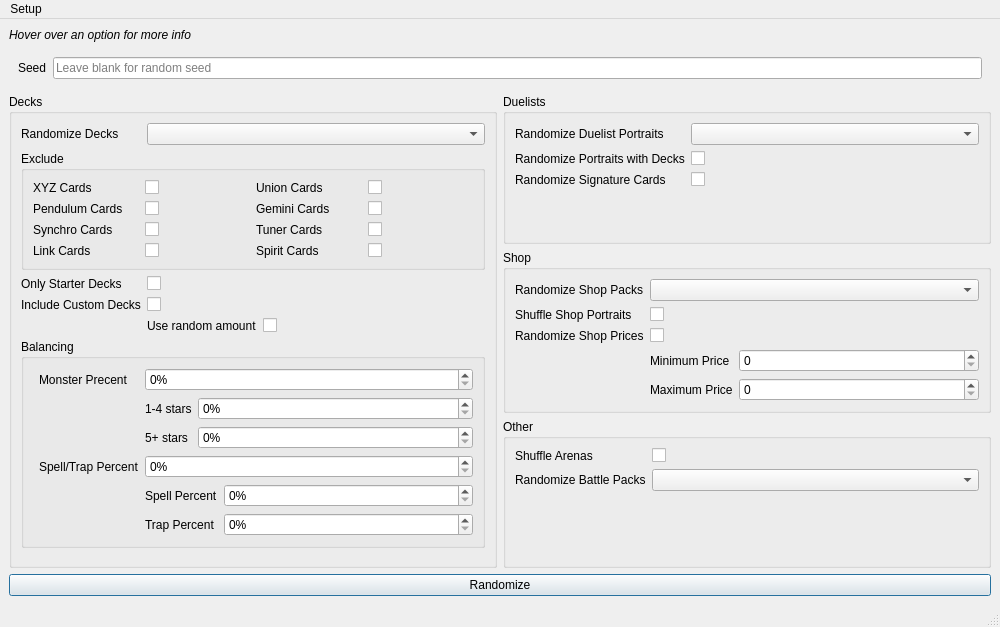
<?xml version="1.0" encoding="UTF-8"?>
<ui version="4.0">
 <class>MainWindow</class>
 <widget class="QMainWindow" name="MainWindow">
  <property name="geometry">
   <rect>
    <x>0</x>
    <y>0</y>
    <width>1000</width>
    <height>627</height>
   </rect>
  </property>
  <property name="windowTitle">
   <string>MainWindow</string>
  </property>
  <widget class="QWidget" name="centralwidget">
   <property name="sizePolicy">
    <sizepolicy hsizetype="Expanding" vsizetype="Expanding">
     <horstretch>0</horstretch>
     <verstretch>0</verstretch>
    </sizepolicy>
   </property>
   <layout class="QGridLayout" name="gridLayout_3">
    <item row="2" column="0">
     <layout class="QGridLayout" name="gridLayout" rowstretch="0,0,1,1,1,0" columnstretch="1,1">
      <item row="2" column="1">
       <widget class="QGroupBox" name="grp_opt_duelists">
        <property name="title">
         <string>Duelists</string>
        </property>
        <layout class="QGridLayout" name="gridLayout_2">
         <item row="0" column="0">
          <layout class="QFormLayout" name="formLayout_6">
           <item row="0" column="0">
            <widget class="QLabel" name="lbl_random_duelist_portraits">
             <property name="text">
              <string>Randomize Duelist Portraits</string>
             </property>
            </widget>
           </item>
           <item row="1" column="0">
            <widget class="QLabel" name="lbl_link_duelists_decks">
             <property name="text">
              <string>Randomize Portraits with Decks</string>
             </property>
            </widget>
           </item>
           <item row="1" column="1">
            <widget class="QCheckBox" name="chb_link_duelists_decks">
             <property name="text">
              <string/>
             </property>
            </widget>
           </item>
           <item row="2" column="0">
            <widget class="QLabel" name="lbl_random_sig_cards">
             <property name="text">
              <string>Randomize Signature Cards</string>
             </property>
            </widget>
           </item>
           <item row="2" column="1">
            <widget class="QCheckBox" name="chb_random_sig_cards">
             <property name="text">
              <string/>
             </property>
            </widget>
           </item>
           <item row="0" column="1">
            <widget class="QComboBox" name="cmb_random_duelist_portraits"/>
           </item>
          </layout>
         </item>
        </layout>
       </widget>
      </item>
      <item row="2" column="0" rowspan="3">
       <widget class="QGroupBox" name="grp_opt_decks">
        <property name="title">
         <string>Decks</string>
        </property>
        <layout class="QGridLayout" name="gridLayout_6">
         <item row="0" column="0">
          <layout class="QFormLayout" name="formLayout">
           <item row="0" column="0">
            <widget class="QLabel" name="lbl_decks">
             <property name="text">
              <string>Randomize Decks</string>
             </property>
            </widget>
           </item>
           <item row="0" column="1">
            <widget class="QComboBox" name="cmb_decks"/>
           </item>
           <item row="1" column="0" colspan="2">
            <widget class="QGroupBox" name="grp_opt_no">
             <property name="title">
              <string>Exclude </string>
             </property>
             <layout class="QGridLayout" name="gridLayout_9">
              <item row="0" column="0">
               <layout class="QGridLayout" name="gridLayout_7">
                <item row="3" column="0">
                 <widget class="QLabel" name="lbl_no_link">
                  <property name="text">
                   <string>Link Cards</string>
                  </property>
                 </widget>
                </item>
                <item row="1" column="3">
                 <widget class="QCheckBox" name="chb_no_gemini">
                  <property name="text">
                   <string/>
                  </property>
                 </widget>
                </item>
                <item row="1" column="2">
                 <widget class="QLabel" name="label_3">
                  <property name="text">
                   <string>Gemini Cards</string>
                  </property>
                 </widget>
                </item>
                <item row="2" column="2">
                 <widget class="QLabel" name="label_4">
                  <property name="text">
                   <string>Tuner Cards</string>
                  </property>
                 </widget>
                </item>
                <item row="0" column="0">
                 <widget class="QLabel" name="lbl_no_xyz">
                  <property name="text">
                   <string>XYZ Cards</string>
                  </property>
                 </widget>
                </item>
                <item row="1" column="1">
                 <widget class="QCheckBox" name="chb_no_pendulum">
                  <property name="text">
                   <string/>
                  </property>
                 </widget>
                </item>
                <item row="0" column="2">
                 <widget class="QLabel" name="label_2">
                  <property name="text">
                   <string>Union Cards</string>
                  </property>
                 </widget>
                </item>
                <item row="3" column="2">
                 <widget class="QLabel" name="label_5">
                  <property name="text">
                   <string>Spirit Cards</string>
                  </property>
                 </widget>
                </item>
                <item row="0" column="1">
                 <widget class="QCheckBox" name="chb_no_xyz">
                  <property name="text">
                   <string/>
                  </property>
                 </widget>
                </item>
                <item row="1" column="0">
                 <widget class="QLabel" name="lbl_no_pendulum">
                  <property name="text">
                   <string>Pendulum Cards</string>
                  </property>
                 </widget>
                </item>
                <item row="2" column="3">
                 <widget class="QCheckBox" name="chb_no_tuner">
                  <property name="text">
                   <string/>
                  </property>
                 </widget>
                </item>
                <item row="3" column="1">
                 <widget class="QCheckBox" name="chb_no_link">
                  <property name="text">
                   <string/>
                  </property>
                 </widget>
                </item>
                <item row="3" column="3">
                 <widget class="QCheckBox" name="chb_no_spirit">
                  <property name="text">
                   <string/>
                  </property>
                 </widget>
                </item>
                <item row="2" column="0">
                 <widget class="QLabel" name="lbl_no_synchro">
                  <property name="text">
                   <string>Synchro Cards</string>
                  </property>
                 </widget>
                </item>
                <item row="2" column="1">
                 <widget class="QCheckBox" name="chb_no_synchro">
                  <property name="text">
                   <string/>
                  </property>
                 </widget>
                </item>
                <item row="0" column="3">
                 <widget class="QCheckBox" name="chb_no_union">
                  <property name="text">
                   <string/>
                  </property>
                 </widget>
                </item>
               </layout>
              </item>
             </layout>
            </widget>
           </item>
           <item row="2" column="0">
            <widget class="QLabel" name="lbl_only_starter_decks">
             <property name="text">
              <string>Only Starter Decks</string>
             </property>
            </widget>
           </item>
           <item row="2" column="1">
            <widget class="QCheckBox" name="chb_only_starter_decks">
             <property name="text">
              <string/>
             </property>
            </widget>
           </item>
           <item row="3" column="0">
            <widget class="QLabel" name="lbl_include_custom">
             <property name="toolTip">
              <string>Load Custom decks from the 'custom_decks' folder. Decks have to be in the .ydc format.</string>
             </property>
             <property name="text">
              <string>Include Custom Decks</string>
             </property>
            </widget>
           </item>
           <item row="3" column="1">
            <widget class="QCheckBox" name="chb_include_custom">
             <property name="text">
              <string/>
             </property>
            </widget>
           </item>
           <item row="4" column="0">
            <widget class="QLabel" name="label_26">
             <property name="text">
              <string/>
             </property>
            </widget>
           </item>
           <item row="4" column="1">
            <layout class="QFormLayout" name="formLayout_11">
             <item row="0" column="0">
              <widget class="QLabel" name="lbl_custom_random">
               <property name="text">
                <string>Use random amount</string>
               </property>
              </widget>
             </item>
             <item row="0" column="1">
              <widget class="QCheckBox" name="chb_custom_random">
               <property name="text">
                <string/>
               </property>
              </widget>
             </item>
            </layout>
           </item>
           <item row="5" column="0" colspan="2">
            <widget class="QGroupBox" name="grp_balance_opts">
             <property name="title">
              <string>Balancing</string>
             </property>
             <layout class="QFormLayout" name="formLayout_2">
              <item row="0" column="1">
               <layout class="QFormLayout" name="formLayout_7">
                <item row="0" column="0">
                 <widget class="QLabel" name="lbl_mon_percent">
                  <property name="text">
                   <string>Monster Precent</string>
                  </property>
                 </widget>
                </item>
                <item row="0" column="1">
                 <widget class="QSpinBox" name="spb_mon_percent">
                  <property name="keyboardTracking">
                   <bool>false</bool>
                  </property>
                  <property name="suffix">
                   <string>%</string>
                  </property>
                  <property name="minimum">
                   <number>0</number>
                  </property>
                  <property name="maximum">
                   <number>100</number>
                  </property>
                  <property name="singleStep">
                   <number>1</number>
                  </property>
                  <property name="value">
                   <number>0</number>
                  </property>
                 </widget>
                </item>
                <item row="1" column="1">
                 <layout class="QFormLayout" name="formLayout_8">
                  <item row="0" column="0">
                   <widget class="QLabel" name="lbl_low_level_percent">
                    <property name="text">
                     <string>1-4 stars</string>
                    </property>
                   </widget>
                  </item>
                  <item row="1" column="0">
                   <widget class="QLabel" name="lbl_high_level_percent">
                    <property name="text">
                     <string>5+ stars</string>
                    </property>
                   </widget>
                  </item>
                  <item row="0" column="1">
                   <widget class="QSpinBox" name="spb_low_level_percent">
                    <property name="keyboardTracking">
                     <bool>false</bool>
                    </property>
                    <property name="suffix">
                     <string>%</string>
                    </property>
                    <property name="maximum">
                     <number>100</number>
                    </property>
                   </widget>
                  </item>
                  <item row="1" column="1">
                   <widget class="QSpinBox" name="spb_high_level_percent">
                    <property name="keyboardTracking">
                     <bool>false</bool>
                    </property>
                    <property name="suffix">
                     <string>%</string>
                    </property>
                    <property name="maximum">
                     <number>100</number>
                    </property>
                    <property name="singleStep">
                     <number>1</number>
                    </property>
                   </widget>
                  </item>
                 </layout>
                </item>
                <item row="2" column="0">
                 <widget class="QLabel" name="lbl_spell_trap_percent">
                  <property name="text">
                   <string>Spell/Trap Percent</string>
                  </property>
                 </widget>
                </item>
                <item row="2" column="1">
                 <widget class="QSpinBox" name="spb_spell_trap_percent">
                  <property name="keyboardTracking">
                   <bool>false</bool>
                  </property>
                  <property name="suffix">
                   <string>%</string>
                  </property>
                 </widget>
                </item>
                <item row="1" column="0">
                 <widget class="QLabel" name="label_21">
                  <property name="text">
                   <string/>
                  </property>
                 </widget>
                </item>
                <item row="3" column="0">
                 <widget class="QLabel" name="label_22">
                  <property name="text">
                   <string/>
                  </property>
                 </widget>
                </item>
                <item row="3" column="1">
                 <layout class="QFormLayout" name="formLayout_9">
                  <item row="0" column="0">
                   <widget class="QLabel" name="lbl_spell_percent">
                    <property name="text">
                     <string>Spell Percent</string>
                    </property>
                   </widget>
                  </item>
                  <item row="1" column="0">
                   <widget class="QLabel" name="lbl_trap_percent">
                    <property name="text">
                     <string>Trap Percent</string>
                    </property>
                   </widget>
                  </item>
                  <item row="0" column="1">
                   <widget class="QSpinBox" name="spb_spell_percent">
                    <property name="keyboardTracking">
                     <bool>false</bool>
                    </property>
                    <property name="suffix">
                     <string>%</string>
                    </property>
                    <property name="maximum">
                     <number>100</number>
                    </property>
                   </widget>
                  </item>
                  <item row="1" column="1">
                   <widget class="QSpinBox" name="spb_trap_percent">
                    <property name="keyboardTracking">
                     <bool>false</bool>
                    </property>
                    <property name="suffix">
                     <string>%</string>
                    </property>
                    <property name="maximum">
                     <number>100</number>
                    </property>
                   </widget>
                  </item>
                 </layout>
                </item>
               </layout>
              </item>
             </layout>
            </widget>
           </item>
          </layout>
         </item>
        </layout>
       </widget>
      </item>
      <item row="3" column="1">
       <widget class="QGroupBox" name="grp_opt_shop">
        <property name="title">
         <string>Shop</string>
        </property>
        <layout class="QGridLayout" name="gridLayout_5">
         <item row="0" column="0">
          <layout class="QFormLayout" name="formLayout_4">
           <item row="0" column="0">
            <widget class="QLabel" name="lbl_shop_packs">
             <property name="text">
              <string>Randomize Shop Packs</string>
             </property>
            </widget>
           </item>
           <item row="1" column="0">
            <widget class="QLabel" name="lbl_shop_portraits">
             <property name="text">
              <string>Shuffle Shop Portraits</string>
             </property>
            </widget>
           </item>
           <item row="1" column="1">
            <widget class="QCheckBox" name="chb_shop_portraits">
             <property name="text">
              <string/>
             </property>
            </widget>
           </item>
           <item row="2" column="0">
            <widget class="QLabel" name="lbl_shop_prices">
             <property name="text">
              <string>Randomize Shop Prices</string>
             </property>
            </widget>
           </item>
           <item row="2" column="1">
            <widget class="QCheckBox" name="chb_shop_prices">
             <property name="text">
              <string/>
             </property>
            </widget>
           </item>
           <item row="3" column="1">
            <layout class="QFormLayout" name="formLayout_5">
             <item row="0" column="0">
              <widget class="QLabel" name="lbl_min_price">
               <property name="text">
                <string>Minimum Price</string>
               </property>
              </widget>
             </item>
             <item row="0" column="1">
              <widget class="QSpinBox" name="spb_min_price">
               <property name="correctionMode">
                <enum>QAbstractSpinBox::CorrectToPreviousValue</enum>
               </property>
               <property name="keyboardTracking">
                <bool>false</bool>
               </property>
               <property name="maximum">
                <number>65530</number>
               </property>
               <property name="singleStep">
                <number>10</number>
               </property>
              </widget>
             </item>
             <item row="1" column="0">
              <widget class="QLabel" name="lbl_max_price">
               <property name="text">
                <string>Maximum Price</string>
               </property>
              </widget>
             </item>
             <item row="1" column="1">
              <widget class="QSpinBox" name="spb_max_price">
               <property name="keyboardTracking">
                <bool>false</bool>
               </property>
               <property name="maximum">
                <number>65530</number>
               </property>
               <property name="singleStep">
                <number>10</number>
               </property>
              </widget>
             </item>
            </layout>
           </item>
           <item row="0" column="1">
            <widget class="QComboBox" name="cmb_shop_packs"/>
           </item>
           <item row="3" column="0">
            <widget class="QLabel" name="label_25">
             <property name="text">
              <string/>
             </property>
            </widget>
           </item>
          </layout>
         </item>
        </layout>
       </widget>
      </item>
      <item row="1" column="0" colspan="2">
       <widget class="QWidget" name="widget" native="true">
        <layout class="QGridLayout" name="gridLayout_4">
         <item row="0" column="0">
          <layout class="QFormLayout" name="formLayout_10">
           <item row="0" column="0">
            <widget class="QLabel" name="lbl_seed">
             <property name="text">
              <string>Seed</string>
             </property>
            </widget>
           </item>
           <item row="0" column="1">
            <widget class="QLineEdit" name="txt_seed">
             <property name="toolTip">
              <string/>
             </property>
             <property name="whatsThis">
              <string/>
             </property>
             <property name="placeholderText">
              <string>Leave blank for random seed</string>
             </property>
            </widget>
           </item>
          </layout>
         </item>
        </layout>
       </widget>
      </item>
      <item row="0" column="0" colspan="2">
       <widget class="QLabel" name="label">
        <property name="font">
         <font>
          <italic>true</italic>
         </font>
        </property>
        <property name="text">
         <string>Hover over an option for more info</string>
        </property>
       </widget>
      </item>
      <item row="5" column="0" colspan="2">
       <widget class="QPushButton" name="btn_run">
        <property name="text">
         <string>Randomize</string>
        </property>
        <property name="default">
         <bool>true</bool>
        </property>
        <property name="flat">
         <bool>false</bool>
        </property>
       </widget>
      </item>
      <item row="4" column="1">
       <widget class="QGroupBox" name="grp_opt_arenas">
        <property name="title">
         <string>Other</string>
        </property>
        <layout class="QGridLayout" name="gridLayout_8">
         <item row="0" column="0">
          <layout class="QFormLayout" name="formLayout_3">
           <item row="0" column="0">
            <widget class="QLabel" name="lbl_shuffle_arenas">
             <property name="text">
              <string>Shuffle Arenas</string>
             </property>
            </widget>
           </item>
           <item row="0" column="1">
            <widget class="QCheckBox" name="chb_shuffle_arenas">
             <property name="text">
              <string/>
             </property>
            </widget>
           </item>
           <item row="1" column="0">
            <widget class="QLabel" name="lbl_random_battle_packs">
             <property name="text">
              <string>Randomize Battle Packs</string>
             </property>
            </widget>
           </item>
           <item row="1" column="1">
            <widget class="QComboBox" name="cmb_random_battle_packs"/>
           </item>
          </layout>
         </item>
        </layout>
       </widget>
      </item>
     </layout>
    </item>
   </layout>
  </widget>
  <widget class="QMenuBar" name="menubar">
   <property name="geometry">
    <rect>
     <x>0</x>
     <y>0</y>
     <width>1000</width>
     <height>22</height>
    </rect>
   </property>
   <widget class="QMenu" name="menuSetup">
    <property name="title">
     <string>Setup</string>
    </property>
    <addaction name="action_copy_game_files"/>
   </widget>
   <addaction name="menuSetup"/>
  </widget>
  <widget class="QStatusBar" name="statusbar"/>
  <action name="action_copy_game_files">
   <property name="text">
    <string>Copy game files</string>
   </property>
  </action>
 </widget>
 <resources/>
 <connections/>
</ui>
